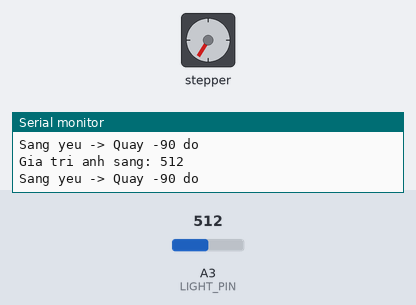
A sketch run on a simulated Arduino Uno, built with avr-gcc and run on an emulated ATmega328P. On the bench: stepper motor, the last lines printed to the serial monitor. Inputs (shaded band) come from the test bench; at power-on: A3 (LIGHT_PIN) = 512. Stepper angles assume 2048 steps per turn.

Above: at 2.8 s.
2.9 s: A3 (LIGHT_PIN) set to 710
At 5.8 s:
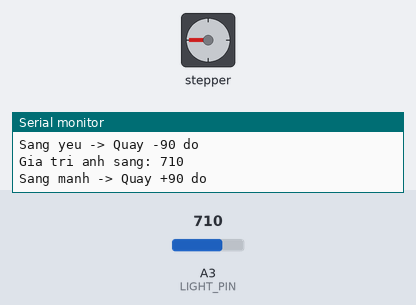
6.4 s: A3 (LIGHT_PIN) set to 690
At 7.8 s:
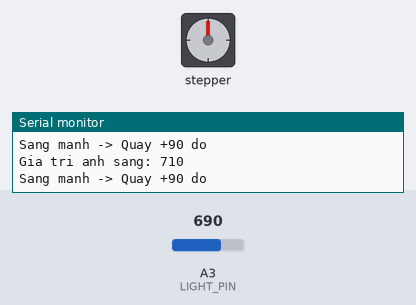
12.4 s: A3 (LIGHT_PIN) set to 716
At 13.3 s:
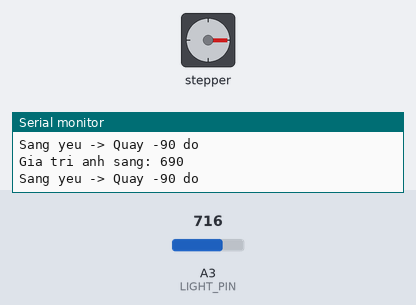
15.9 s: A3 (LIGHT_PIN) set to 511
20.2 s: A3 (LIGHT_PIN) set to 900
Timing chart, 0 to 27.2 s (numbered marks = the images above; inputs shaded):
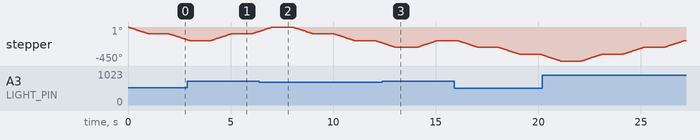

The sketch:

Buoc_CamBienAnhSang.ino
```cpp
#include <Stepper.h>

// ===== CẢM BIẾN ÁNH SÁNG =====
#define LIGHT_PIN 3

// ===== ĐỘNG CƠ BƯỚC =====
#define IN1 8
#define IN2 9
#define IN3 10
#define IN4 12

const int STEPS_PER_REV = 2048; // 28BYJ-48

Stepper myStepper(STEPS_PER_REV, IN1, IN3, IN2, IN4);

// đổi độ sang số bước
int degreeToSteps(int degree) {
  return (long)degree * STEPS_PER_REV / 360;
}

void setup() {
  Serial.begin(9600);
  myStepper.setSpeed(15);
  Serial.println("He thong san sang...");
}

void loop() {
  int lightValue = analogRead(LIGHT_PIN);
  Serial.print("Gia tri anh sang: ");
  Serial.println(lightValue);

  if (lightValue > 700) {
    Serial.println("Sang manh -> Quay +90 do");
    myStepper.step(degreeToSteps(90));
    delay(500);
  }
  else {
    Serial.println("Sang yeu -> Quay -90 do");
    myStepper.step(degreeToSteps(-90));
    delay(500);
  }

  delay(500);
}
```
